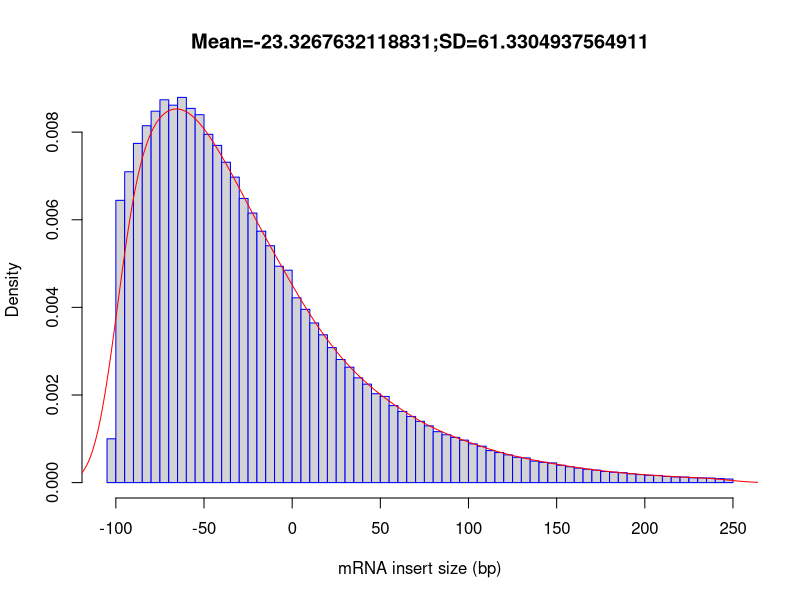

Generate this figure with R:
out_file = 'MCIC_MD_2024_116'
pdf('MCIC_MD_2024_116.inner_distance_plot.pdf')
fragsize=rep(c(-247.5,-242.5,-237.5,-232.5,-227.5,-222.5,-217.5,-212.5,-207.5,-202.5,-197.5,-192.5,-187.5,-182.5,-177.5,-172.5,-167.5,-162.5,-157.5,-152.5,-147.5,-142.5,-137.5,-132.5,-127.5,-122.5,-117.5,-112.5,-107.5,-102.5,-97.5,-92.5,-87.5,-82.5,-77.5,-72.5,-67.5,-62.5,-57.5,-52.5,-47.5,-42.5,-37.5,-32.5,-27.5,-22.5,-17.5,-12.5,-7.5,-2.5,2.5,7.5,12.5,17.5,22.5,27.5,32.5,37.5,42.5,47.5,52.5,57.5,62.5,67.5,72.5,77.5,82.5,87.5,92.5,97.5,102.5,107.5,112.5,117.5,122.5,127.5,132.5,137.5,142.5,147.5,152.5,157.5,162.5,167.5,172.5,177.5,182.5,187.5,192.5,197.5,202.5,207.5,212.5,217.5,222.5,227.5,232.5,237.5,242.5,247.5),times=c(0,0,0,0,0,0,0,0,0,0,0,0,0,0,0,0,0,0,0,0,0,0,0,0,0,0,0,0,0,4966,32004,35244,38460,40464,42114,43408,42793,43674,42426,41713,39488,38233,36329,34633,32217,30558,28502,26858,24531,24087,20950,19647,18099,16756,15307,13958,13082,11875,11162,10074,9769,8728,8070,7501,6948,6432,5776,5422,5129,4813,4388,4125,3628,3409,3141,2873,2799,2440,2295,2231,1969,1800,1642,1514,1417,1258,1177,1126,992,907,832,806,699,643,629,542,531,515,454,404))
frag_sd = sd(fragsize)
frag_mean = mean(fragsize)
frag_median = median(fragsize)
write(x=c("Name","Mean","Median","sd"), sep="	", file=stdout(),ncolumns=4)
write(c(out_file,frag_mean,frag_median,frag_sd),sep="	", file=stdout(),ncolumns=4)
hist(fragsize,probability=T,breaks=100,xlab="mRNA insert size (bp)",main=paste(c("Mean=",frag_mean,";","SD=",frag_sd),collapse=""),border="blue")
lines(density(fragsize,bw=10),col='red')
dev.off()
